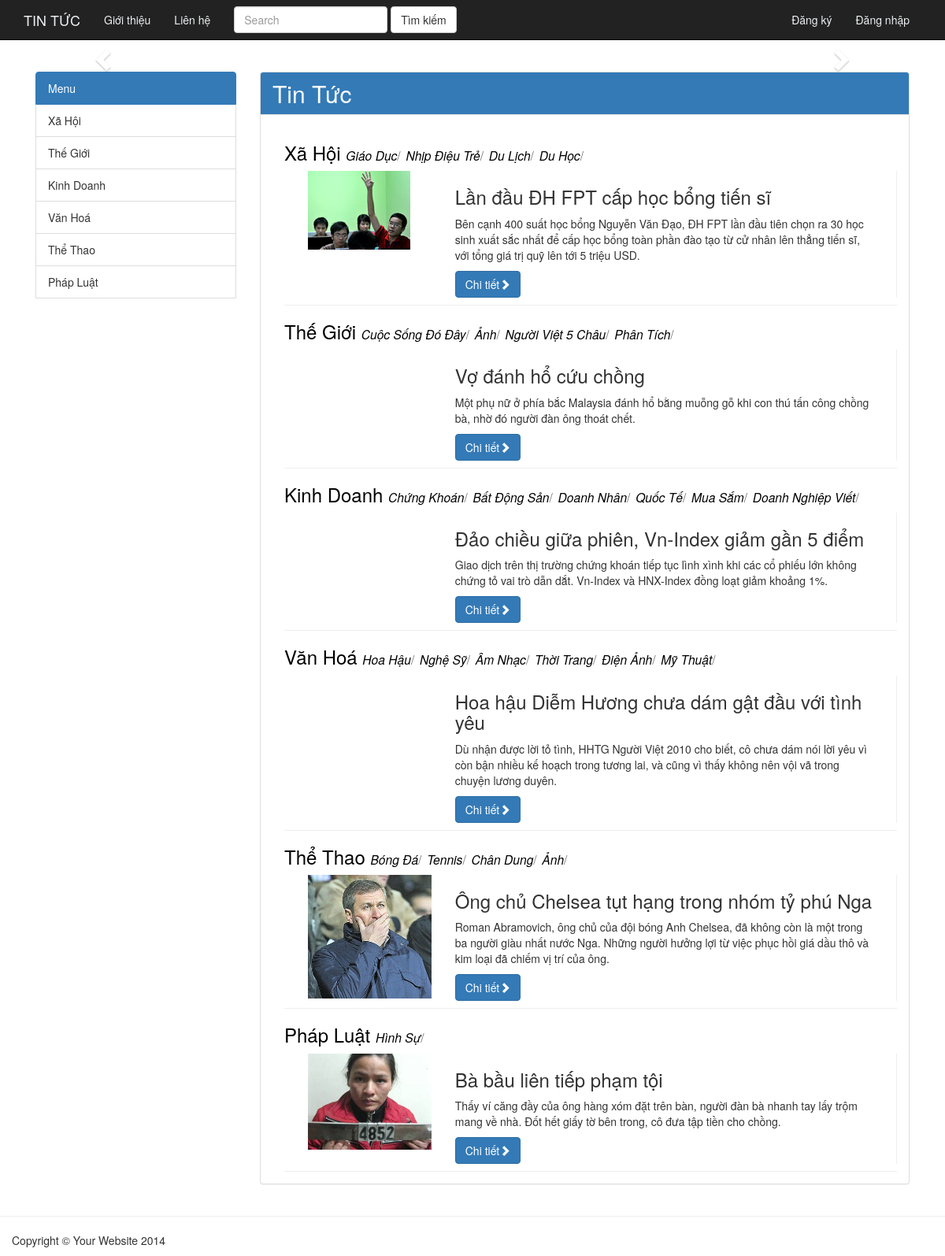
The app's page /webtintuc/index.php with its own data.
### tables this page shows
CREATE TABLE `theloai` (
  `id` int(10) UNSIGNED NOT NULL,
  `Ten` varchar(255) NOT NULL,
  `TenKhongDau` varchar(255) NOT NULL,
  `created_at` timestamp NULL DEFAULT NULL,
  `updated_at` timestamp NULL DEFAULT NULL
);

CREATE TABLE `tintuc` (
  `id` int(10) UNSIGNED NOT NULL,
  `TieuDe` varchar(255) NOT NULL,
  `TieuDeKhongDau` varchar(255) NOT NULL,
  `TomTat` text NOT NULL,
  `NoiDung` longtext NOT NULL,
  `Hinh` varchar(255) NOT NULL,
  `NoiBat` int(11) NOT NULL DEFAULT '0',
  `SoLuotXem` int(11) NOT NULL DEFAULT '0',
  `idLoaiTin` int(10) UNSIGNED NOT NULL,
  `created_at` timestamp NULL DEFAULT CURRENT_TIMESTAMP,
  `updated_at` timestamp NULL DEFAULT CURRENT_TIMESTAMP
);

### webtintuc/model/database.php (called while the page is built, shortened)
<?php
class database{
    public $_dbh = '';
    public $_sql = '';
    public function database() {
        $this->_dbh = new PDO('mysql:host=localhost; dbname=tin_tuc','root','');
        $this->_dbh->query('set names "utf8"');
    }
    public function setQuery($sql) {
        $this->_sql = $sql;
    }
    public function execute($options=array()) {
        $this->_cursor = $this->_dbh->prepare($this->_sql);
        $this->_cursor->execute();
        return $this->_cursor;
    }
    public function loadAllRows($options=array()) {
        if(!$options) {
            if(!$result = $this->execute())
                return false;
        }
        else {
            if(!$result = $this->execute($options))
                return false;
        }
        return $result->fetchAll(PDO::FETCH_OBJ);
    }
}
?>

### webtintuc/controller/TinTucController.php (called while the page is built, shortened)
<?php
include('model/tintuc.php');
class TinTucController {
	public function index() {
		$tintuc = new tintuc();
		$slide = $tintuc->getSlide();
		$menu = $tintuc->getMenu();
		return array('slide'=>$slide, 'menu'=>$menu);
	}
}
?>

### webtintuc/model/tintuc.php (called while the page is built, shortened)
<?php
include('database.php');
class tintuc extends database {
	function getSlide() {
		$select = "SELECT * FROM slide";
		return $this->loadAllRows();
	}
	function getMenu() {
		$sql="select t.*, GROUP_CONCAT(DISTINCT l.id, ':', l.Ten,':', l.TenKhongDau) AS tenLoaitin, tt.id as idTin, tt.TieuDe as TieuDeTin, tt.TieuDeKhongDau as TDKDTin, tt.TomTat as TomTatTin, tt.Hinh as HinhTin  from theloai t inner join loaitin l on t.id = l.idTheLoai inner join tintuc tt on tt.idLoaiTin = l.id group by t.id";
		return $this->loadAllRows();
	}
}
?>

### webtintuc/index.php (the view, shortened to what this page needs)
<?php
include('controller/TinTucController.php');
$c_tintuc = new TinTucController();
$noidung = $c_tintuc->index();
$menu = $noidung['menu'];
?>
<!DOCTYPE html>
<html lang="en">
<head>
    <link href="public/css/bootstrap.min.css" rel="stylesheet">
    <link href="public/css/shop-homepage.css" rel="stylesheet">
    <link href="public/css/my.css" rel="stylesheet">
</head>
<body>
    <nav class="navbar navbar-inverse navbar-fixed-top" role="navigation">
        <div class="container">
            <div class="navbar-header">
                <a class="navbar-brand" href="#">Tin Tức</a>
            </div>
            <div class="collapse navbar-collapse" id="bs-example-navbar-collapse-1">
                <ul class="nav navbar-nav">
                    <li>
                        <a href="gioithieu.html">Giới thiệu</a>
                    </li>
                    <li>
                        <a href="lienhe.html">Liên hệ</a>
                    </li>
                </ul>
                <form class="navbar-form navbar-left" role="search">
                    <div class="form-group">
                      <input type="text" id="txtSearch" class="form-control" placeholder="Search">
                    </div>
                    <button type="button" id="btnSearch" class="btn btn-default">Tìm kiếm</button>
                </form>
			    <ul class="nav navbar-nav pull-right">
                    <?php
                    if (isset($_SESSION['user_name'])) {
                    ?>
                    <li>
                    	<a>
                    		<span class ="glyphicon glyphicon-user"></span>
                    		<?=$_SESSION['user_name']?>
                    	</a>
                    </li>
                    <li>
                    	<a href="dangxuat.php">Đăng xuất</a>
                    </li>
                    <?php
                    } else {
                    ?>
                        <li>
                            <a href="dangki.php">Đăng ký</a>
                        </li>
                        <li>
                            <a href="dangnhap.php">Đăng nhập</a>
                        </li>
                    <?php
                    }
                    ?>
                </ul>
            </div>
        </div>
    </nav>
    <div class="container">
    	<div class="row carousel-holder">
            <div class="col-md-12">
                <div id="carousel-example-generic" class="carousel slide" data-ride="carousel">
                    <ol class="carousel-indicators">
                    </ol>
                    <a class="left carousel-control" href="#carousel-example-generic" data-slide="prev">
                        <span class="glyphicon glyphicon-chevron-left"></span>
                    </a>
                    <a class="right carousel-control" href="#carousel-example-generic" data-slide="next">
                        <span class="glyphicon glyphicon-chevron-right"></span>
                    </a>
                </div>
            </div>
        </div>
        <div class="space20"></div>
        <div class="row main-left">
            <div class="col-md-3 ">
                <ul class="list-group" id="menu">
                    <li href="#" class="list-group-item menu1 active">
                    	Menu
                    </li>
					<?php
					foreach($menu as $item) {
						?>
						<li href="#" class="list-group-item menu1"><?= $item->Ten ?></li>
						<?php
						$loaitin = explode(',', $item->tenLoaitin);
						foreach($loaitin as $loai) {
							list($id, $ten, $tenkhongdau) = explode(':', $loai);
							?>
							<?php
						}
						?>
						<?php
					}
					?>
                </ul>
            </div>
            <div class="col-md-9">
	            <div class="panel panel-default">
	            	<div class="panel-heading" style="background-color:#337AB7; color:white;" >
	            		<h2 style="margin-top:0px; margin-bottom:0px;"> Tin Tức</h2>
	            	</div>
	            	<div class="panel-body">
					<?php
					foreach($menu as $item) {
						?>
					    <div class="row-item row">
		                	<h3>
		                		<a href="#"><?= $item->Ten?></a>
								<?php
								$loaitin = explode(',', $item->tenLoaitin);
								foreach($loaitin as $loai) {
									list($id, $ten, $tenkhongdau) = explode(':', $loai);
									?>
									<small><a href="loaitin.php?id_loai=<?=$id?>"><i><?= $ten ?></i></a>/</small>
									<?php
								}
								?>
		                	</h3>
		                	<div class="col-md-12 border-right">
		                		<div class="col-md-3">
			                        <a href="chitiet.php?id_tin=<?=$item->id?>">
			                            <img class="img-responsive" src="public/image/tintuc/<?=$item->HinhTin?>" alt="">
			                        </a>
			                    </div>
			                    <div class="col-md-9">
			                        <h3><?= $item->TieuDeTin ?></h3>
			                        <p><?= $item->TomTatTin ?></p>
			                        <a class="btn btn-primary" href="chitiet.php?id_tin=<?=$item->id?>">Chi tiết<span class="glyphicon glyphicon-chevron-right"></span></a>
								</div>
		                	</div>
							<div class="break"></div>
		                </div>
						<?php
					}
					?>
					</div>
	            </div>
        	</div>
        </div>
    </div>
    <hr>
    <footer>
        <div class="row">
            <div class="col-md-12">
                <p>Copyright &copy; Your Website 2014</p>
            </div>
        </div>
    </footer>
</body>
</html>

### webtintuc/public/css/shop-homepage.css (style rules this page uses)
body { padding-top: 70px; }
.carousel-holder { margin-bottom: 0px; }
.carousel-control, .item { border-radius: 4px; }
footer { margin: 0px 0; }

### webtintuc/public/css/my.css (style rules this page uses)
.break { clear: both; height: 10px; width: 100%; margin:auto; border-bottom: 1px solid #EEEEEE; }
.space20 { height: 20px; width: 100%; }
.row-item { padding-left:15px; }
.border-right { border-right: 1px solid #EEEEEE; }
a { color:black; }
.row { margin-right: 0px!important; margin-left: 0px!important }
.navbar-inverse .navbar-nav>li>a { color: #edeff2; }
.navbar-inverse .navbar-brand { color: #edeff2; text-transform: uppercase; }

### records on screen
theloai: Ten "Xã Hội", ten "Giáo Dục", ten "Nhịp Điệu Trẻ", ten "Du Lịch", ten "Du Học", tintuc.Hinh (picture), tintuc.TieuDe "Lần đầu ĐH FPT cấp học bổng tiến sĩ", tintuc.TomTat "Bên cạnh 400 suất học bổng Nguyễn Văn Đạo, ĐH FPT lần đầu tiên chọn ra 30 học sinh xuất sắc nhất để cấp học bổng toàn phần đào tạo từ cử nhân lên thẳng tiến sĩ, với tổng giá trị quỹ lên tới 5 triệu USD."
theloai: Ten "Thế Giới", ten "Cuộc Sống Đó Đây", ten "Ảnh", ten "Người Việt 5 Châu", ten "Phân Tích", tintuc.TieuDe "Vợ đánh hổ cứu chồng", tintuc.TomTat "Một phụ nữ ở phía bắc Malaysia đánh hổ bằng muỗng gỗ khi con thú tấn công chồng bà, nhờ đó người đàn ông thoát chết."
theloai: Ten "Kinh Doanh", ten "Chứng Khoán", ten "Bất Động Sản", ten "Doanh Nhân", ten "Quốc Tế", ten "Mua Sắm", ten "Doanh Nghiệp Viết", tintuc.TieuDe "Đảo chiều giữa phiên, Vn-Index giảm gần 5 điểm", tintuc.TomTat "Giao dịch trên thị trường chứng khoán tiếp tục lình xình khi các cổ phiếu lớn không chứng tỏ vai trò dẫn dắt. Vn-Index và HNX-Index đồng loạt giảm khoảng 1%."
theloai: Ten "Văn Hoá", ten "Hoa Hậu", ten "Nghệ Sỹ", ten "Âm Nhạc", ten "Thời Trang", ten "Điện Ảnh", ten "Mỹ Thuật", tintuc.TieuDe "Hoa hậu Diễm Hương chưa dám gật đầu với tình yêu", tintuc.TomTat "Dù nhận được lời tỏ tình, HHTG Người Việt 2010 cho biết, cô chưa dám nói lời yêu vì còn bận nhiều kế hoạch trong tương lai, và cũng vì thấy không nên vội vã trong chuyện lương duyên."
theloai: Ten "Thể Thao", ten "Bóng Đá", ten "Tennis", ten "Chân Dung", ten "Ảnh", tintuc.Hinh (picture), tintuc.TieuDe "Ông chủ Chelsea tụt hạng trong nhóm tỷ phú Nga", tintuc.TomTat "Roman Abramovich, ông chủ của đội bóng Anh Chelsea, đã không còn là một trong ba người giàu nhất nước Nga. Những người hưởng lợi từ việc phục hồi giá dầu thô và kim loại đã chiếm vị trí của ông."
theloai: Ten "Pháp Luật", ten "Hình Sự", tintuc.Hinh (picture), tintuc.TieuDe "Bà bầu liên tiếp phạm tội", tintuc.TomTat "Thấy ví căng đầy của ông hàng xóm đặt trên bàn, người đàn bà nhanh tay lấy trộm mang về nhà. Đốt hết giấy tờ bên trong, cô đưa tập tiền cho chồng."
